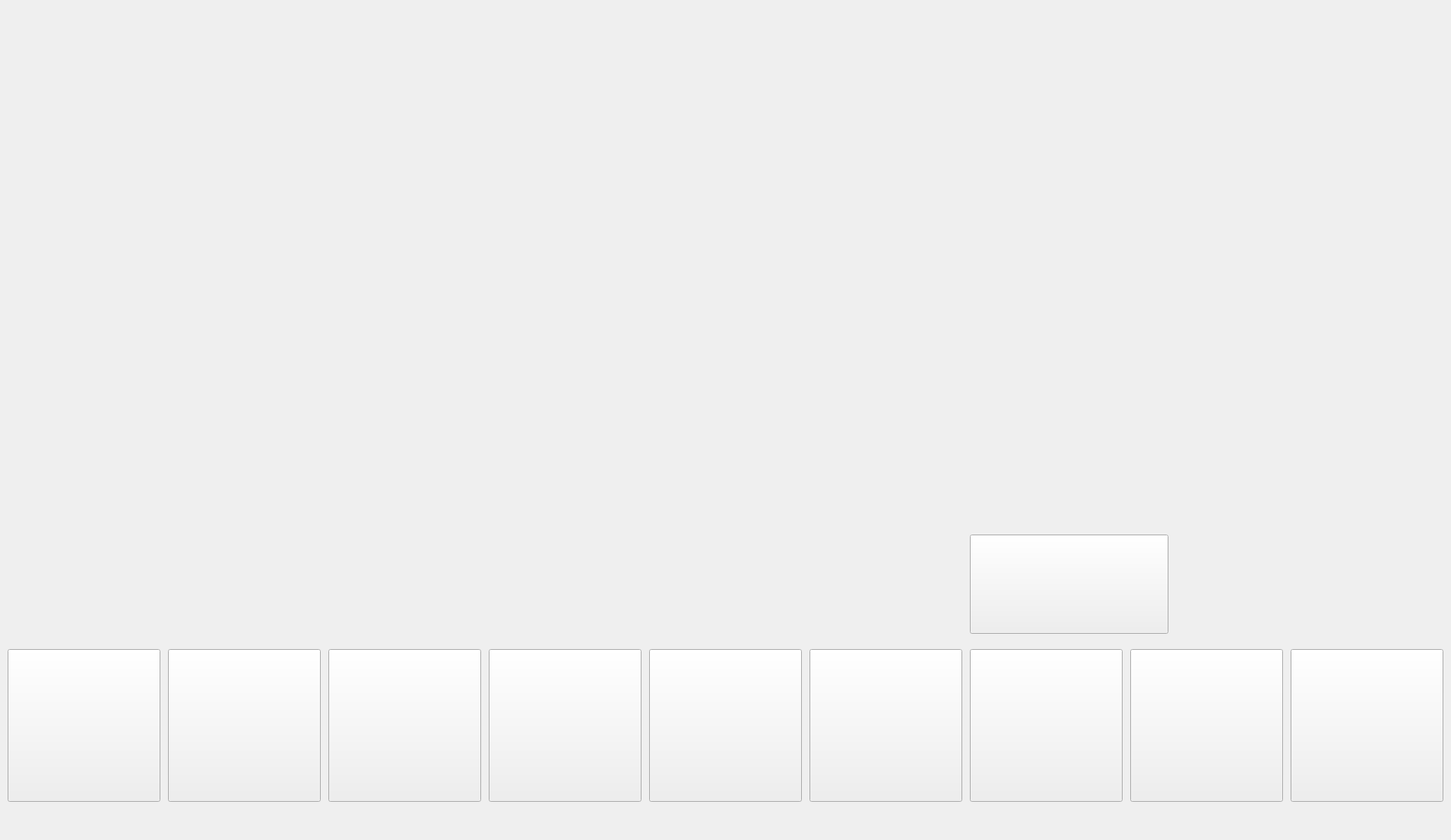
<?xml version="1.0" encoding="UTF-8"?>
<ui version="4.0">
 <class>GamePanel</class>
 <widget class="QWidget" name="GamePanel">
  <property name="geometry">
   <rect>
    <x>0</x>
    <y>0</y>
    <width>1900</width>
    <height>1100</height>
   </rect>
  </property>
  <property name="windowTitle">
   <string>Form</string>
  </property>
  <widget class="QLabel" name="label">
   <property name="geometry">
    <rect>
     <x>0</x>
     <y>0</y>
     <width>1900</width>
     <height>1100</height>
    </rect>
   </property>
   <property name="text">
    <string/>
   </property>
  </widget>
  <widget class="QPushButton" name="pushButton">
   <property name="geometry">
    <rect>
     <x>10</x>
     <y>850</y>
     <width>200</width>
     <height>200</height>
    </rect>
   </property>
   <property name="text">
    <string/>
   </property>
  </widget>
  <widget class="QPushButton" name="pushButton_2">
   <property name="geometry">
    <rect>
     <x>220</x>
     <y>850</y>
     <width>200</width>
     <height>200</height>
    </rect>
   </property>
   <property name="text">
    <string/>
   </property>
  </widget>
  <widget class="QPushButton" name="pushButton_3">
   <property name="geometry">
    <rect>
     <x>430</x>
     <y>850</y>
     <width>200</width>
     <height>200</height>
    </rect>
   </property>
   <property name="text">
    <string/>
   </property>
  </widget>
  <widget class="QPushButton" name="pushButton_4">
   <property name="geometry">
    <rect>
     <x>640</x>
     <y>850</y>
     <width>200</width>
     <height>200</height>
    </rect>
   </property>
   <property name="text">
    <string/>
   </property>
  </widget>
  <widget class="QPushButton" name="pushButton_5">
   <property name="geometry">
    <rect>
     <x>850</x>
     <y>850</y>
     <width>200</width>
     <height>200</height>
    </rect>
   </property>
   <property name="text">
    <string/>
   </property>
  </widget>
  <widget class="QPushButton" name="pushButton_6">
   <property name="geometry">
    <rect>
     <x>1060</x>
     <y>850</y>
     <width>200</width>
     <height>200</height>
    </rect>
   </property>
   <property name="text">
    <string/>
   </property>
  </widget>
  <widget class="QPushButton" name="pushButton_7">
   <property name="geometry">
    <rect>
     <x>1270</x>
     <y>850</y>
     <width>200</width>
     <height>200</height>
    </rect>
   </property>
   <property name="text">
    <string/>
   </property>
  </widget>
  <widget class="QPushButton" name="pushButton_8">
   <property name="geometry">
    <rect>
     <x>1480</x>
     <y>850</y>
     <width>200</width>
     <height>200</height>
    </rect>
   </property>
   <property name="text">
    <string/>
   </property>
  </widget>
  <widget class="QPushButton" name="pushButton_9">
   <property name="geometry">
    <rect>
     <x>1690</x>
     <y>850</y>
     <width>200</width>
     <height>200</height>
    </rect>
   </property>
   <property name="text">
    <string/>
   </property>
  </widget>
  <widget class="QPushButton" name="pushButton_10">
   <property name="geometry">
    <rect>
     <x>1270</x>
     <y>700</y>
     <width>260</width>
     <height>130</height>
    </rect>
   </property>
   <property name="text">
    <string/>
   </property>
  </widget>
  <widget class="QLabel" name="label_2">
   <property name="geometry">
    <rect>
     <x>1040</x>
     <y>20</y>
     <width>800</width>
     <height>666</height>
    </rect>
   </property>
   <property name="text">
    <string/>
   </property>
  </widget>
 </widget>
 <resources/>
 <connections/>
</ui>
